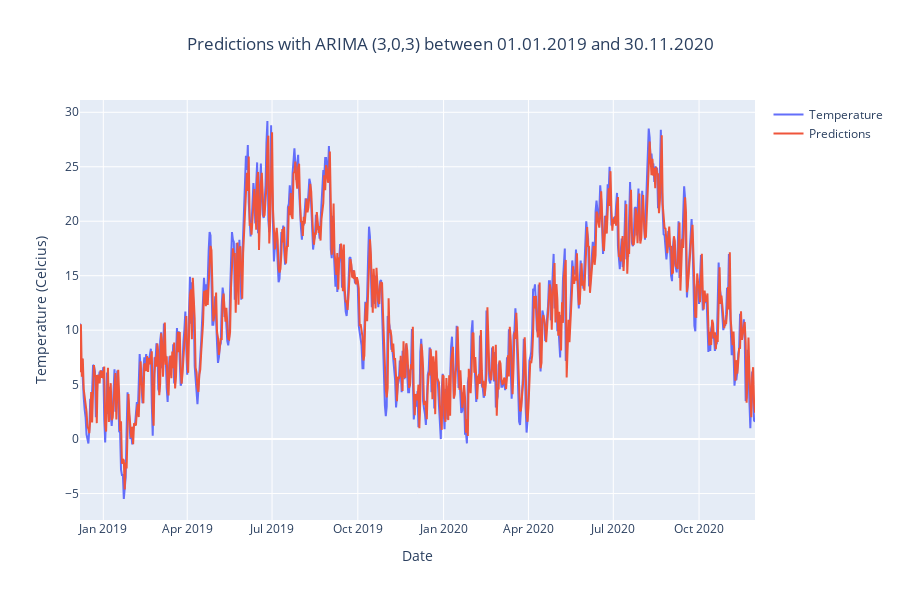

Write notebook code for a chart like this one.
### Code cell
fig_prediction = go.Figure()

fig_prediction.add_trace(go.Scatter(x=df_predictions.index, y=df_predictions['temperature'], name='Temperature'))
fig_prediction.add_trace(go.Scatter(x=df_predictions.index, y=df_predictions['predictions'], name='Predictions'))
fig_prediction.update_layout(title_text='Predictions with ARIMA (3,0,3) between 01.01.2019 and 30.11.2020',
                            title_x=0.5, 
                            height=600, 
                            xaxis_title="Date",
                            yaxis_title="Temperature (Celcius)")
fig_prediction.show()

### Figure 1 — Plotly figure (JSON) as saved in the notebook; plotly's stock layout.template omitted (floating-point values rounded to 4 significant figures; data arrays with more than 128 entries replaced by an {"elided": "..."} marker saying what was removed)
{"data": [{"name": "Temperature", "type": "scatter", "x": {"elided": "725 str values"}, "y": {"elided": "725 float values"}}, {"name": "Predictions", "type": "scatter", "x": {"elided": "725 str values"}, "y": {"elided": "725 float values"}}], "layout": {"height": 600, "title": {"text": "Predictions with ARIMA (3,0,3) between 01.01.2019 and 30.11.2020", "x": 0.5}, "xaxis": {"title": {"text": "Date"}}, "yaxis": {"title": {"text": "Temperature (Celcius)"}}}}
